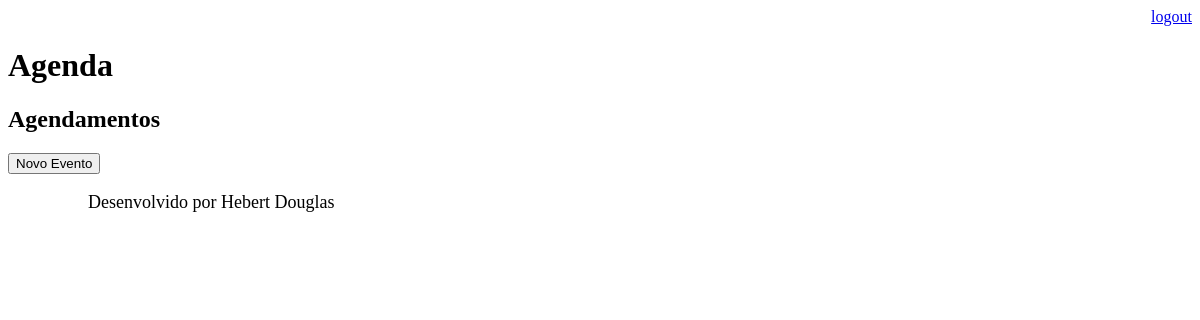
Page /agenda/ (signed in) on the earlier database version.
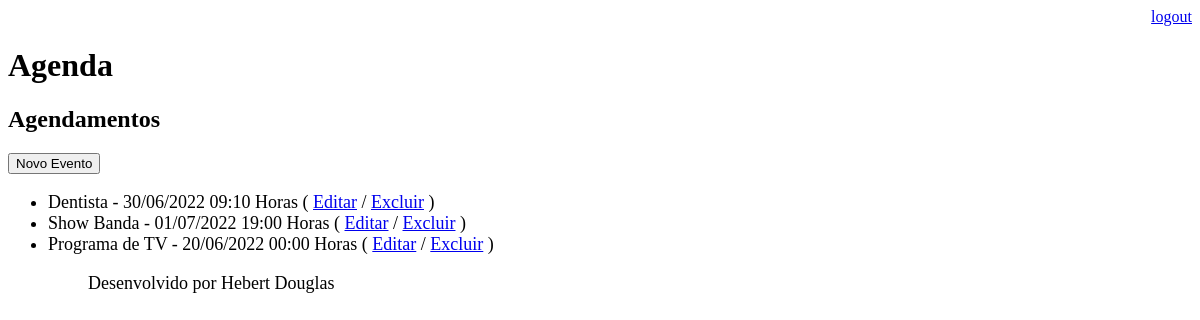
Same page on the later database version.
### core/models.py (models this page shows, shortened)
class Evento(models.Model):
    titulo = models.CharField(max_length=100)
    descricao = models.TextField(blank=True, null=True)
    data_evento = models.DateTimeField(verbose_name='Data do Evento')
    data_criacao = models.DateTimeField(auto_now=True)
    usuario = models.ForeignKey(User, on_delete=models.CASCADE)
    class Meta:
        db_table = 'evento'
    def get_data_evento(self):
        return self.data_evento.strftime('%d/%m/%Y %H:%M Horas')
    def get_evento_atrasado(self):
        if self.data_evento < datetime.now():
            return True
        else:
            return False

### core/views.py (the view)
# urls.py: path('agenda/', views.lista_eventos),
@login_required(login_url='/login/')
def lista_eventos(request):
    usuario = request.user
    data_atual = datetime.now() - timedelta(hours=1)
    evento = Evento.objects.filter(usuario=usuario,
                                   data_evento__gt=data_atual)
    dados = {'eventos':evento}
    return render(request, 'agenda.html', dados)

### templates/agenda.html (shortened to what this page needs)
{% extends "model-page.html" %}
{% block content %}
    <h2>Agendamentos</h2>
    <a href="evento/">
        <button type="button">Novo Evento</button>
    </a>
    <ul style="font-size: 18px">
        {% for evento in eventos %}
            <li>
                <div style=>
                    {{ evento.titulo }} - {{ evento.get_data_evento }}
                    ( <a href="evento/?id={{ evento.id }}">Editar</a>
                    / <a href="evento/delete/{{ evento.id }}/">Excluir</a> )
                </div>
            </li>
        {% endfor %}
    <ul>
{% endblock %}

### templates/model-page.html
<!DOCTYPE html>
<html lang="en">
<head>
    {%include "model-header.html" %}
</head>
<body>
    {% block content %} {% endblock %}
    {% include "model-footer.html" %}
</body>
</html>

### templates/model-header.html (shortened to what this page needs)
<div align="right">
    <a href="/logout">logout</a>
</div>
<h1>Agenda</h1>

### templates/model-footer.html
<p>Desenvolvido por Hebert Douglas<p>

Differences in the rows shown:
added Evento: titulo "Dentista", get_data_evento "30/06/2022 09:10 Horas"
added Evento: titulo "Show Banda", get_data_evento "01/07/2022 19:00 Horas"
added Evento: titulo "Programa de TV", get_data_evento "20/06/2022 00:00 Horas"
